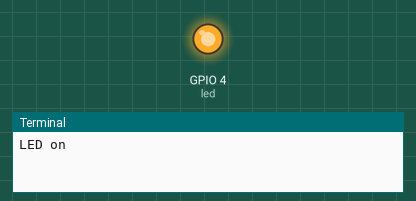
Simulated run of this program. Board: Raspberry Pi (BCM pin numbers). Shown: output pins drawn as LEDs (lit = HIGH), the last lines printed to the terminal. At 40.0 s the program stops and its outputs stay as they are.

Above: at 2.5 s.
At 7.5 s:
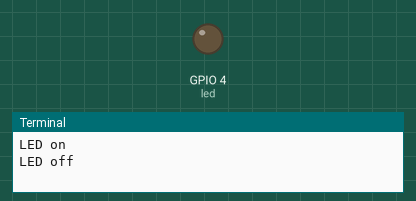
Timing chart, 0 to 13.0 s (numbered marks = the images above):
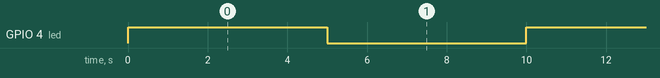

The program:

GPIO.py
```python
#import libraries
import RPi.GPIO as GPIO
import time

#GPIO Basic initialization
GPIO.setmode(GPIO.BCM)
GPIO.setwarnings(False)

#Use a variable for the Pin to use
#If you followed my pictures, it's port 7 => BCM 4
led = 4
cnt = 0
#Initialize your pin
GPIO.setup(led,GPIO.OUT)

while cnt < 4:
#Turn on the LED
	print("LED on")
	GPIO.output(led,1)

	#Wait 5s

	time.sleep(5)
	cnt = cnt+1

	#Turn off the LED
	print("LED off")
	GPIO.output(led,0)
	time.sleep(5)
```

Measured:
- by itself, GPIO 4 (led): alternates HIGH for 5.0 s and LOW for 5.0 s
